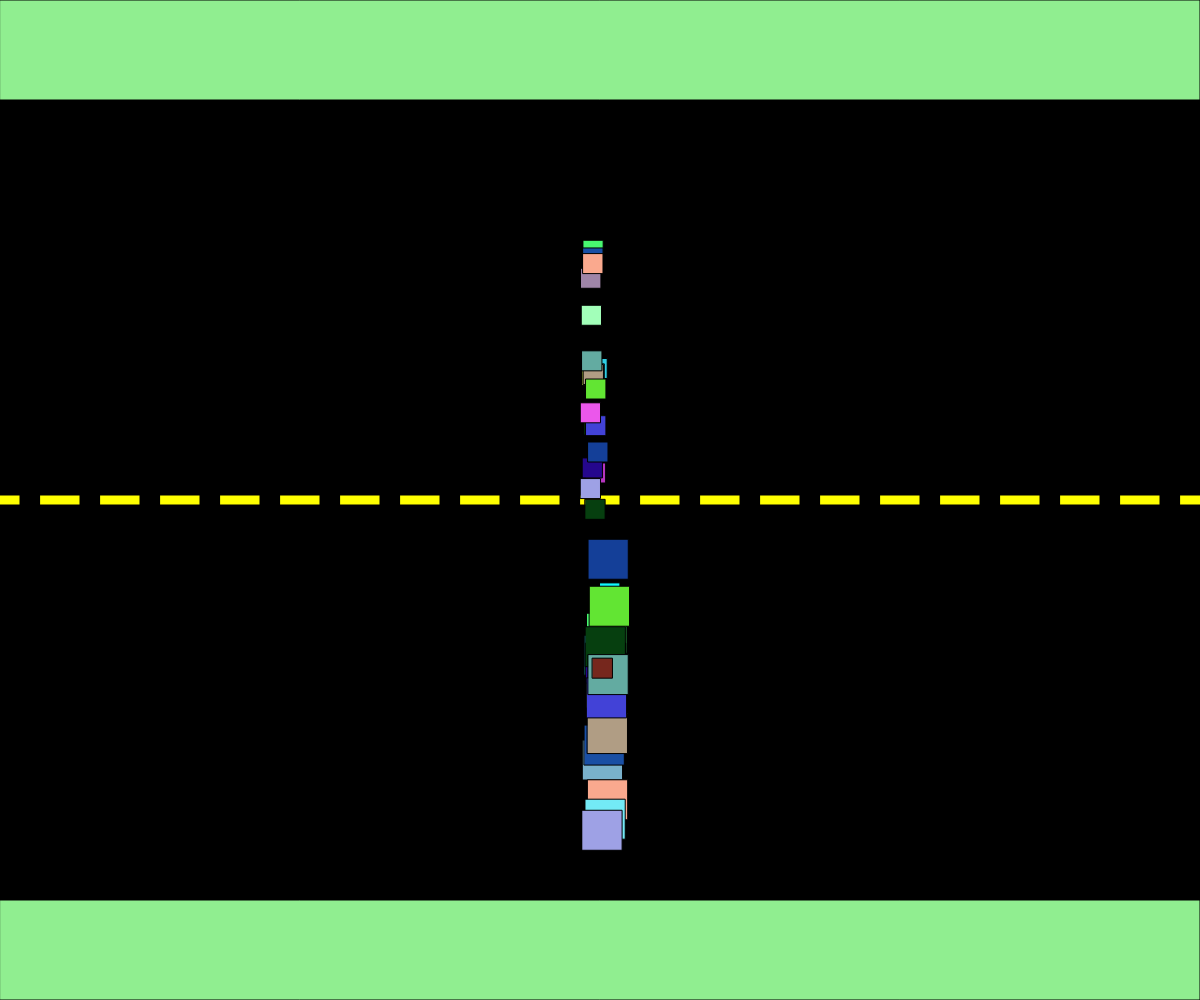
Frame 1 (no input)
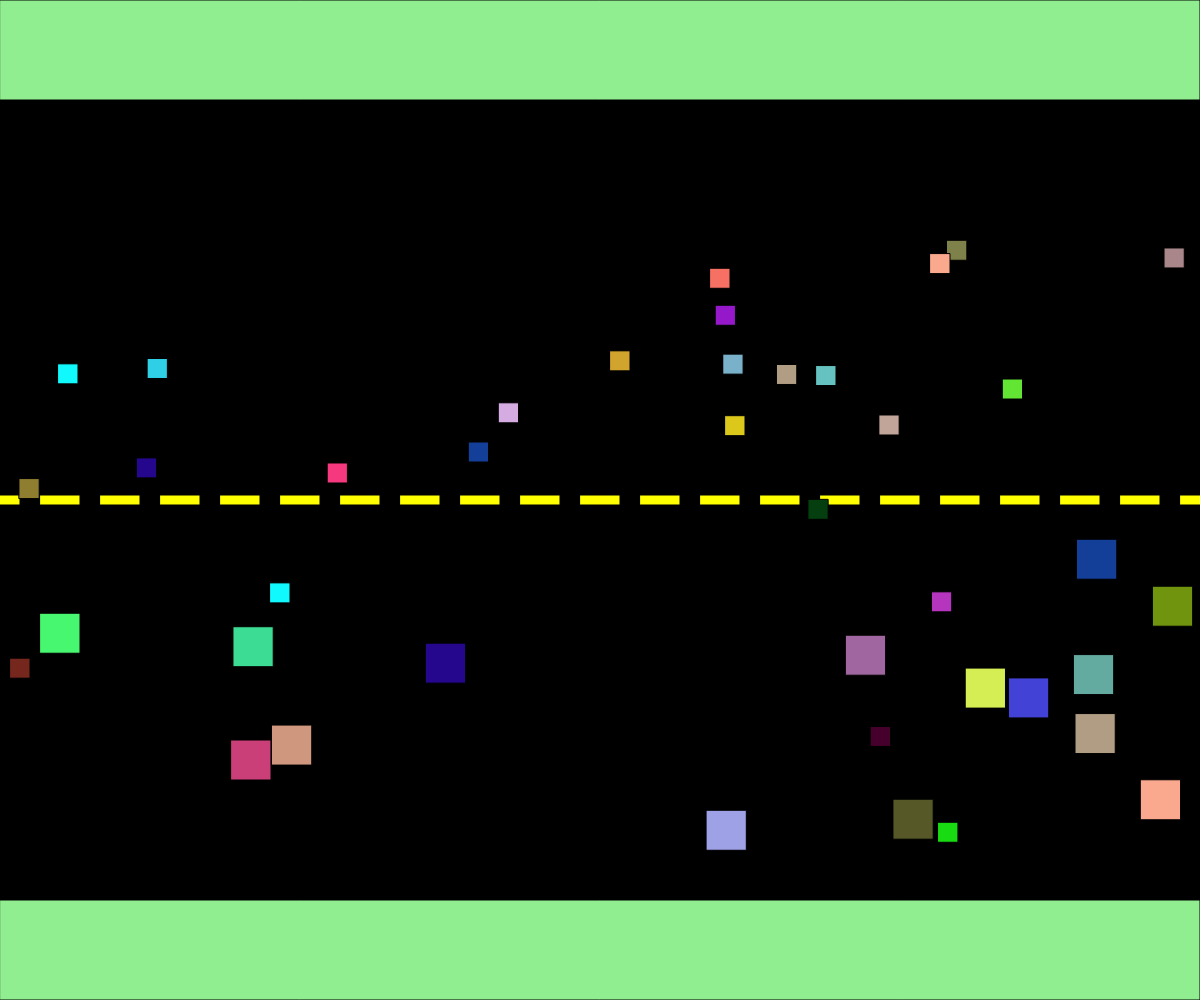
Frame 60 (no input)
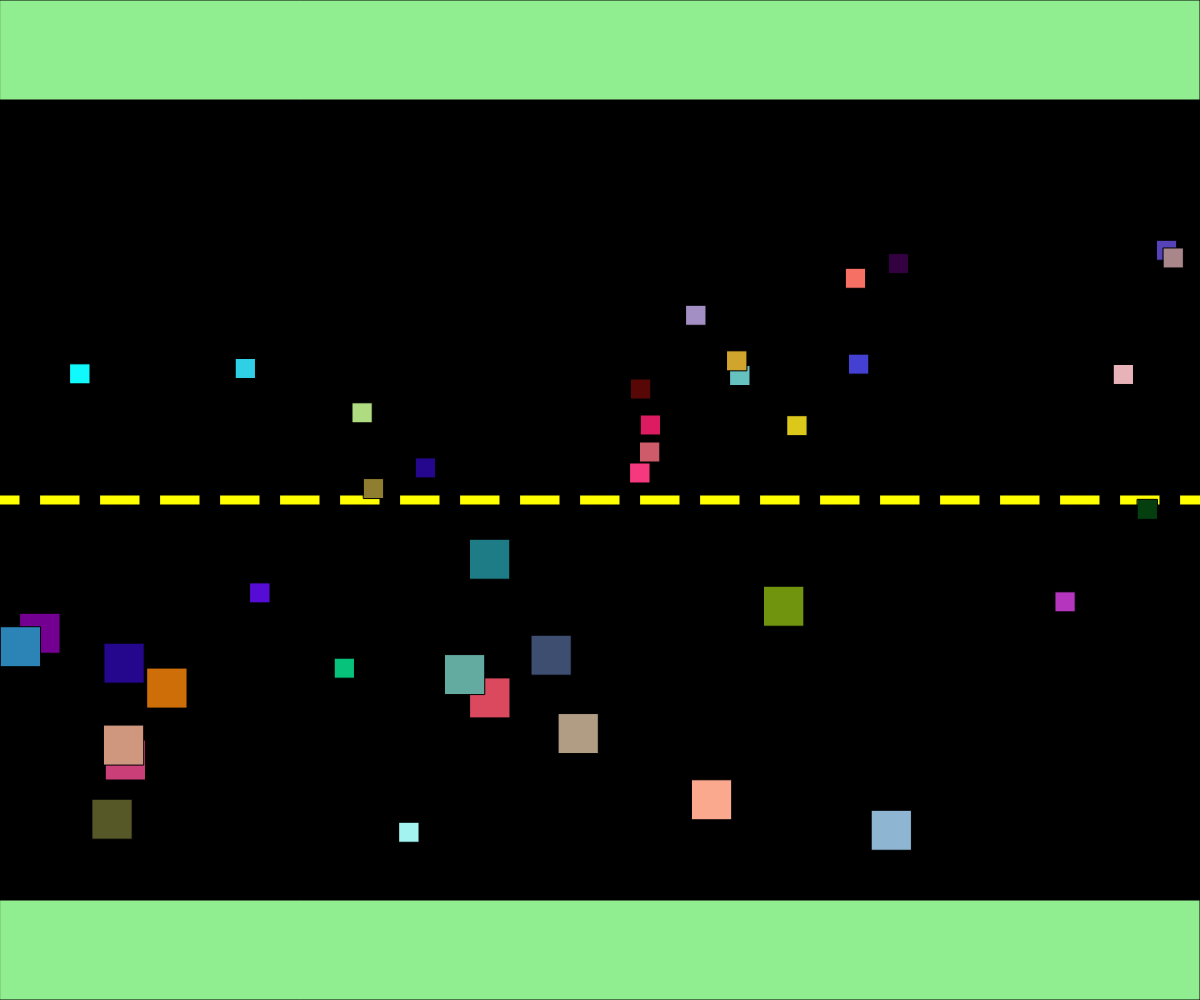
Frame 120 (the mouse pressed at the canvas centre since frame 60)

The p5.js sketch that drew these frames (run headless with seeded random() and noise() and a simulated clock; from frame 60 on, the mouse is pressed at the canvas centre):

// p5.js sketch
// ── sketch.js
// Objects and Classes Intro
// Derinsola Bolaji
// November 2, 2023

// Global Variables
let westBound = [];
let eastBound = [];
let vehicleNumber = 20;

function setup() {
  createCanvas(windowWidth, windowHeight);
  rectMode(CENTER);
  drawRoad();

  // Initializing vehicles in both directions
  for (let i = 0; i < vehicleNumber; i++) {
    let randColor = color(random(255), random(255), random(255));
    // represents the westbound direction
    westBound.push(new Vehicle(width / 2, 0, randColor));
    // represents the eastbound direction
    eastBound.push(new Vehicle(width / 2, 1, randColor));
  }
}

function draw() {
  drawRoad();
  // Move and perform actions for vehicles in both directions
  for (let current of westBound) {
    current.action();
    current.display();
  }
  for (let current of eastBound) {
    current.action();
    current.display();
  }
}

function drawRoad() {
  // Drawing the road background
  fill("lightgreen");
  rect(windowWidth / 2, windowHeight / 2, windowWidth, windowHeight);
  fill(0);
  rect(windowWidth / 2, windowHeight / 2, windowWidth, windowHeight - 200);
  // Drawing the road demarcation
  for (let i = 0; i < 400; i++) {
    fill("yellow");
    rect(i * 60, height / 2, 40, 10);
  }
}

class Vehicle {
  // Class constructor and properties
  constructor(x, dir, c) {
    // setting the dir (direction)
    this.dir = dir;
    this.x = x;
    this.y = 0; // Initialize y to 0, it will be updated based on direction
    // variable for the vehicle color
    this.c = c;
    this.number1 = round(random(0, 4));

    // Set initial y positions based on direction
    if (this.dir === 0) {
      this.y = random(height * 0.55 - 310, height * 0.85 - 320);
    } else if (this.dir === 1) {
      this.y = random(height * 0.55, height * 0.85);
    }

    this.size = 20;
    this.speed = random(2, 10);
  }

  // Calling class methods
  move() {
    // Move the vehicle based on its direction
    if (this.dir === 0) {
      this.x -= this.speed;
      if (this.x < 0) {
        this.x = width;
      }
    } else if (this.dir === 1) {
      this.x += this.speed;
      if (this.x > width) {
        this.x = 0;
      }
    }
  }

  speed_up() {
    // Increasing the speed of the vehicle while restricted
    this.speed += random(2, 5);
    if (this.speed > 30) {
      this.speed = 20;
    }
  }

  speed_down() {
    // Decreasing the speed of the vehicle while restricted
    this.speed -= random(2, 5);
    if (this.speed < 10) {
      this.speed = 20;
    }
  }

  changeColor() {
    // Changing the vehicle color
    this.c = color(random(0, 250), random(0, 250), random(0, 250));
  }

  action() {
    // Perform actions for the vehicle
    this.move();
    // Randomly change speed or color
    if (random() < 0.01) {
      this.speed_down();
    }
    if (random() < 0.01) {
      this.changeColor();
    }
    if (random() < 0.01) {
      this.speed_up();
    }
  }

  display() {
    // Rendering the vehicle position and color on screen
    rectMode(CENTER);
    fill(this.c);

    // Displaying the vehicles
    if (this.number1 >= 2 && this.dir === 1) {
      square(this.x, this.y, this.size + 20);
    } else {
      square(this.x, this.y, this.size);
    }
  }
}
